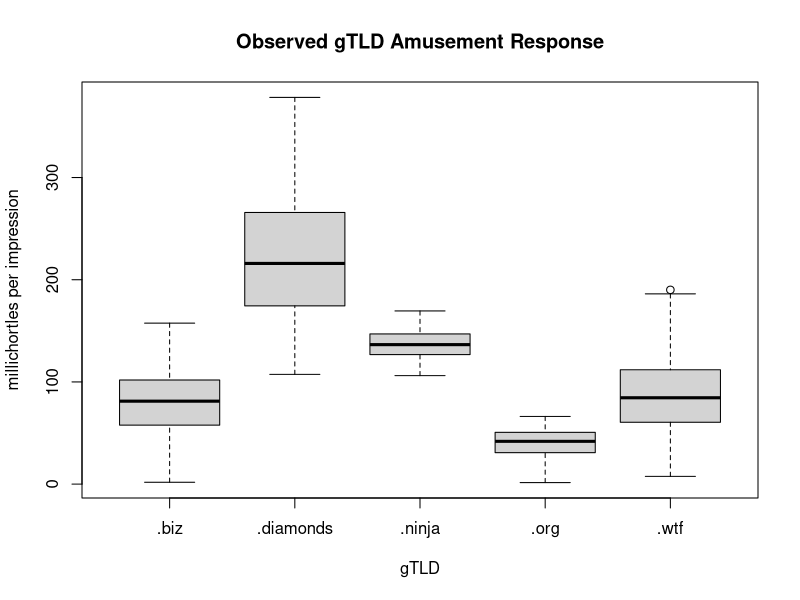

Recreate this plot in R.
tlds <- c('.biz', '.org', '.wtf', '.diamonds', '.ninja')
means <- c(78,  37,      86,     214,         135)
stds <- c( 32,  14,      37,     64,          14)
n <- 87

id = c()
x = c()
df = data.frame(id, x)
for (i in 1:length(tlds)) {
  x <- rnorm(n = n, mean=means[i], sd=stds[i])
  id <- rep(tlds[i], n)
  df <- rbind(df, data.frame(id, x))
}

filename <- 'gtld_humor_response.png'
png(filename = filename, width = 800, height = 600, units = "px")
boxplot(x~id, data = df, main = "Observed gTLD Amusement Response",
        xlab = "gTLD", ylab = "millichortles per impression",
        res = 300)
dev.off()